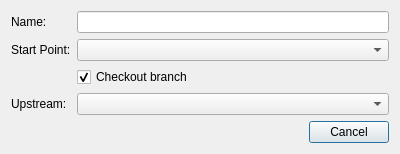
<?xml version="1.0" encoding="UTF-8"?>
<ui version="4.0">
 <class>NewBranchDialog</class>
 <widget class="QDialog" name="NewBranchDialog">
  <property name="windowTitle">
   <string>New Branch</string>
  </property>
  <property name="minimumSize">
   <size>
    <width>400</width>
    <height>0</height>
   </size>
  </property>
  <layout class="QVBoxLayout" name="verticalLayout">
   <item>
    <layout class="QFormLayout" name="formLayout">
     <property name="fieldGrowthPolicy">
      <enum>QFormLayout::AllNonFixedFieldsGrow</enum>
     </property>
     <item row="0" column="0">
      <widget class="QLabel" name="label">
       <property name="text">
        <string>Name:</string>
       </property>
      </widget>
     </item>
     <item row="0" column="1">
      <widget class="QLineEdit" name="mName"/>
     </item>
     <item row="1" column="0">
      <widget class="QLabel" name="label_2">
       <property name="text">
        <string>Start Point:</string>
       </property>
      </widget>
     </item>
     <item row="1" column="1">
      <widget class="ReferenceList" name="mRefs"/>
     </item>
     <item row="2" column="1">
      <widget class="QCheckBox" name="mCheckout">
       <property name="text">
        <string>Checkout branch</string>
       </property>
       <property name="checked">
        <bool>true</bool>
       </property>
      </widget>
     </item>
     <item row="3" column="0">
      <widget class="QLabel" name="label_3">
       <property name="text">
        <string>Upstream:</string>
       </property>
      </widget>
     </item>
     <item row="3" column="1">
      <widget class="ReferenceList" name="mUpstream"/>
     </item>
    </layout>
   </item>
   <item>
    <widget class="QDialogButtonBox" name="mButtons">
     <property name="orientation">
      <enum>Qt::Horizontal</enum>
     </property>
     <property name="standardButtons">
      <set>QDialogButtonBox::Cancel</set>
     </property>
    </widget>
   </item>
  </layout>
 </widget>
 <customwidgets>
  <customwidget>
   <class>ReferenceList</class>
   <extends>QComboBox</extends>
   <header>ui/ReferenceList.h</header>
  </customwidget>
 </customwidgets>
 <resources/>
 <connections/>
</ui>
